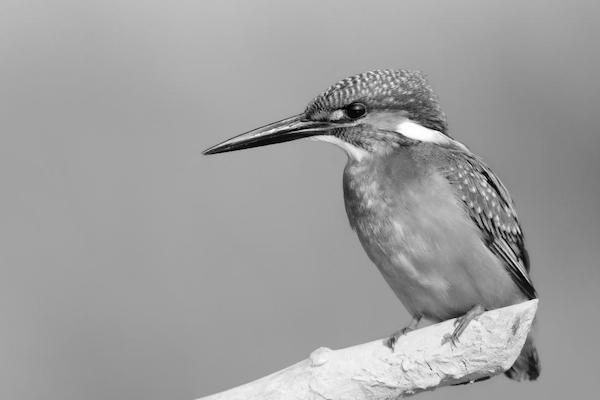
#> input picture data/images/kingfisher-gray.jpg, 600 x 400 px
$ jupyter execute --allow-errors 01-image-processing-basics-solutions.ipynb   (shell and % lines are left out)
#> lines starting #> are read from the running program, lines starting #| are printed output that depends on the picture
# **Digital image processing – Basics**

In this notebook, we will learn how to handle images in Python using the OpenCV and PIL packages.
We will also learn how to read, create and modify images using these libraries.

## **Exercises**
* [Exercise 1](#exercise1)
* [Exercise 2](#exercise2)
* [Exercise 3](#exercise3)
* [Exercise 4](#exercise4)
* [Exercise 5](#exercise5)
* [Exercise 6](#exercise6)

---

## **Preparations**

Let's begin with the usual preparatory steps...

[cell 1]
import numpy as np
import matplotlib.pyplot as plt
import cv2 as cv
import PIL

# Jupyter / IPython configuration:
# Automatically reload modules when modified

# Enable vectorized output (for nicer plots)

# Inline backend configuration

# Enable this line if you want to use the interactive widgets
# It requires the ipympl package to be installed.
#%matplotlib widget

import sys
sys.path.insert(0, "../")
#> (the rest of this cell did not finish here and is left out)

---

<a id='exercise1'></a>

## **&#9734;  Exercise 1 – Image representation**
We have learned already that a digital (grayscale) image is represented as a 2D array of pixel values. In this exercise, we will learn how to load an image and how to access the pixel values using OpenCV the library to load the image. OpenCV is a powerful library for image processing and computer vision, focused on real-time tasks. It is written in C++ but it has Python bindings.

The (planar) image is a 2D array of intensity values in case of a grayscale image (height $h$ times width $w$ number of pixels = number of values), or a 3D array of pixel color values in case of a color image (number of values = 3x number of pixels for an RGB 3-channel image). The suitable data structure to represent such data in Python is a numpy array. As a matter of fact, most (if not all) image processing libraries in Python use numpy arrays to represent images, or at least provide a way to convert their internal image representation to a numpy array. This makes the transition (or mixing) of different image processing libraries quite convenient.

To visualize an image, we can use the [`imshow()`](https://matplotlib.org/stable/api/_as_gen/matplotlib.pyplot.imshow.html) function from matplotlib.

### Instructions:

* Read the image "../data/images/kingfisher-gray.jpg" (use the function `cv.imread()`, see [here](https://docs.opencv.org/4.x/db/deb/tutorial_display_image.html) for an example)
* Study the returned array: What is its shape? What is the data type?
* Display the image using [`plt.imshow()`](https://matplotlib.org/stable/api/_as_gen/matplotlib.pyplot.imshow.html). Hint: You need to set the argument `cmap="gray"`
* Read out the pixel value at position (100, 100)
* Select a region of interest (ROI), starting at pixel (75, 200) with a width of 200 and height of 100 pixels

#> (a cell that did not finish here is left out)

[cell 3]
######################
###    SOLUTION    ###
######################

# cv.IMREAD_GRAYSCALE: Load the image in grayscale
gray = cv.imread("../data/images/kingfisher-gray.jpg",
                 cv.IMREAD_GRAYSCALE)
#> gray is the input picture: shape (400, 600); min 0, max 255, mean 158.9
print("Height, width:", gray.shape)
#| Height, width: (400, 600)
print("Data type:    ", gray.dtype)
#| Data type:     uint8

# Display the image
plt.imshow(gray, cmap="gray")
plt.show()

print("Pixel gray[100,100]", gray[100, 100])
#| Pixel gray[100,100] 164

# Crop the image and display it
# (Depending on the context, it may be better to copy the cropped image)
gray_cropped = gray[75:175, 200:400].copy()
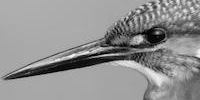
#> gray_cropped: shape (100, 200); min 0, max 250, mean 144.9
plt.imshow(gray_cropped, cmap="gray")
plt.show()

#### `plt.imshow()` and normalization

Note that `plt.imshow()` automatically scales the pixel of the image so that
values such that the minimum value is displayed as black and the maximum value is displayed
This is often convenient, but it can be misleading if you want to compare images
with different scales. To disable this behavior, you can use the vmin and vmax arguments
as shown below.

The normalization is only applied to grayscale images. Color images will not be affected.

**Keep this in mind when visualizing grayscale images with Matplotlib!**

[cell 4]
# Comparison between automatic scaling and manual scaling for
# a
_, ax = plt.subplots(1, 3, figsize=(11, 5))
ax[0].imshow(gray[200:250, 400:450], cmap="gray")
ax[0].set_title("Automatic normalization\n(default, increased contrast)")
ax[0].axis("off")
ax[1].imshow(gray[200:250, 400:450], cmap="gray", vmin=0, vmax=255)
ax[1].set_title("Without normalization\n(true intensity values)")
ax[1].axis("off")
ax[2].imshow(gray[200:250, 400:450], cmap="gray", vmin=50, vmax=180)
ax[2].set_title("With manual normalization\n(user-adjusted clipping)")
ax[2].axis("off");
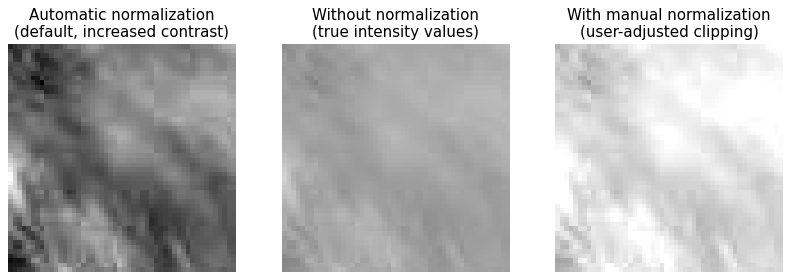
#> figure drawn by matplotlib, 3 panels

---

<a id='exercise1'></a>

## **&#9734;  Exercise 2 – Digitalization**

Just like time-based data, digital images are represented as arrays of numbers. The digitalization/discretization process is very similar and involves two steps:
1. Sampling: the continuous image is sampled at regular intervals to obtain a grid of pixels.
2. Quantization: the continuous pixel values are quantized to a finite number of levels.

The result is a 2D array of numbers, where each number represents the intensity (or color) of a pixel.

### Instructions:

* Explain the main difference(s) between the sampling of continuous-time signals and the spatial sampling of images.
* Use the image from the previous exercise
* Study the effect of quantization: What happens when you reduce the number of bits?
  * Have a look at the function: quantize(image, nbits). Understand how it works.
     Note: NumPy does not have built-in data types for n-bit images, so we use 8-bit
     arrays - but we can still simulate n-bit quantization by rounding the values.
  * Use the function `quantize()` to (artificially) create images with a lower image depth
* Study the effect of spatial sampling: What happens when you reduce the number of pixels?
  * Progressively subsample the image by a factor of two: `gray[::2, ::2]`
  * Reflect: What to expect with this type of subsampling, besides getting a lower resolution?

[cell 5]
def quantize(image, nbits):
    """Method 1:
    Quantize an image to a lower number of bits. The image must be
    in uint8 format. The number of bits must be between 1 and 8.
    The function works for an arbitrary number of channels.
    """
    assert image.dtype == np.uint8, "Image must be uint8"
    assert nbits > 0 and nbits <= 8, "Invalid number of bits"

    # Create equally sized bins for the 256 levels (per channel).
    # np.digitize(img, bins) returns the bin index for each pixel
    # value, where bins is an array of bin edges: [bins[i], bins[i+1])
    # Note that the first bin with index 0 is [-infinity, bins[0]),
    # and the next bin with index 1 is [bins[0], bins[1]). As the
    # first bin is irrelevant in our case, we need to subtract 1
    # from the returned bin indices (to start from 0).
    #
    # Examples for the bins, depending on the number of bits:
    #   - nbits=8, bins=[0,1,2,...,256]
    #   - nbits=2, bins=[0,64,128,192,256]
    #   - nbits=1, bins=[0,128,256]
    bins = np.arange(0, 256+1, 256 // 2**nbits)
    ret = np.digitize(image, bins) - 1
    # ret is now an array of bin indices, with the reduced number
    # of levels. However, we still store the image in uint8 format,
    # so we need to multiply the bin indices with the bin width.
    ret *= (256 // 2**nbits)
    return ret.astype(np.uint8)


# def quantize(image, nbits):
#     """Method 2:
#     Equivalent to the previous function, but using a more efficient
#     bitwise operation. The function works for an arbitrary number of
#     channels."""
#     assert image.dtype == np.uint8, "Image must be uint8"
#     assert nbits > 0 and nbits <= 8, "Invalid number of bits"
#     return ((image >> (8 - nbits))) << (8 - nbits)

[cell 6]
######################
###    EXERCISE    ###
######################

# Differences between temporal and spatial sampling?

# Convert to n-bit image
print("Effect of quantization")
print("######################")
nbits = [8, 6, 4, 3, 2, 1]
fig, axes = plt.subplots(2, len(nbits)//2, figsize=(9, 6))
for i, nbit in enumerate(nbits):
    gray_quantized = ...
    ...


# Sub-sample the original image
print("Effect of spatial sampling")
print("##########################")
fig, axes = plt.subplots(2, len(nbits)//2, figsize=(9, 6))
gray_sub = gray.copy()
for i in range(1,6):
    gray_sub = ...
    ...

[cell 7]
######################
###    SOLUTION    ###
######################

# Differences between temporal and spatial sampling?
# - Temporal sampling: Sampling the signal at different time points,
#                      The input signal s(t) is a function of time.
# - Spatial sampling:  Sampling the signal at different spatial locations
#                      The input signal s(x,y) is a function of space (x,y)
#                      We sample in two dimensions (x,y) instead of one (t)

# Use the image from exercise
print("Height, width:       ", gray.shape)
#| Height, width:        (400, 600)
print("Data type:           ", gray.dtype)
#| Data type:            uint8
print("Pixel at [100,100]:  ", gray[100, 100])
#| Pixel at [100,100]:   164
print()

# Convert to n-bit image
print("Effect of quantization")
print("######################")
nbits = [8, 6, 4, 3, 2, 1]
fig, axes = plt.subplots(2, len(nbits)//2, figsize=(9, 6))
for i, nbit in enumerate(nbits):
    gray_quantized = quantize(gray, nbit)
    axes[i//3, i%3].imshow(gray_quantized, cmap="gray")
    axes[i//3, i%3].set_title(f"{nbit}-bit ({2**nbit} levels)")
plt.show()
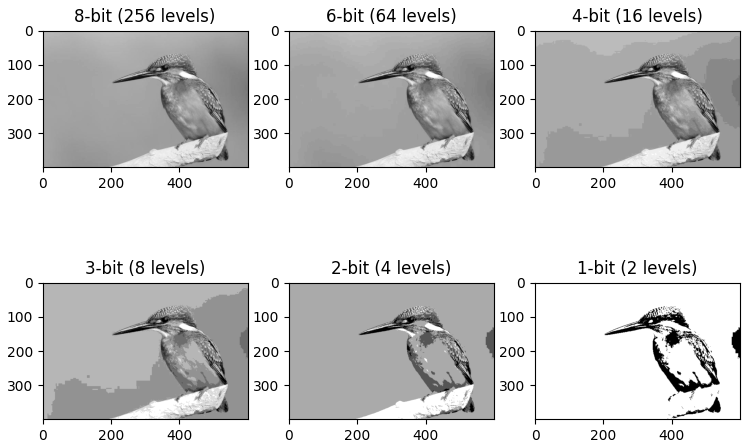
#> figure drawn by matplotlib, 6 panels


# Sub-sample the original image
print("Effect of spatial sampling")
print("##########################")
fig, axes = plt.subplots(2, len(nbits)//2, figsize=(9, 6))
gray_sub = gray.copy()
axes[0, 0].imshow(gray, cmap="gray")
axes[0, 0].set_title(f"Original")
for i in range(1,6):
    gray_sub = gray_sub[::2, ::2]
    axes[i//3, i%3].imshow(gray_sub, cmap="gray")
    axes[i//3, i%3].set_title(f"subsampled {2**i}x")
#> this loop made 5 passes
#> pass 1, `gray_sub = gray_sub[::2, ::2]`:
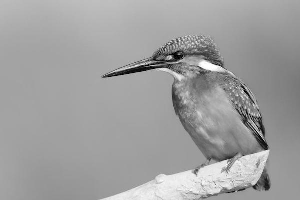
#> gray_sub: shape (200, 300); min 0, max 255, mean 158.9
#> pass 2, `gray_sub = gray_sub[::2, ::2]`:
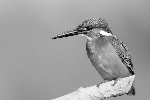
#> gray_sub: shape (100, 150); min 0, max 255, mean 158.9
#> pass 3, `gray_sub = gray_sub[::2, ::2]`:
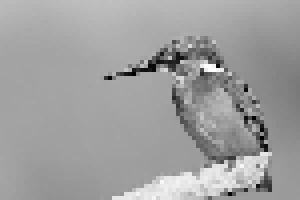
#> gray_sub: shape (50, 75) (shown 4 times larger); min 0, max 255, mean 158.6

# Important note: this type of subsampling may cause aliasing effects!
# It is better to use proper anti-aliasing filters (=low-pass filters)
# when sub-sampling.
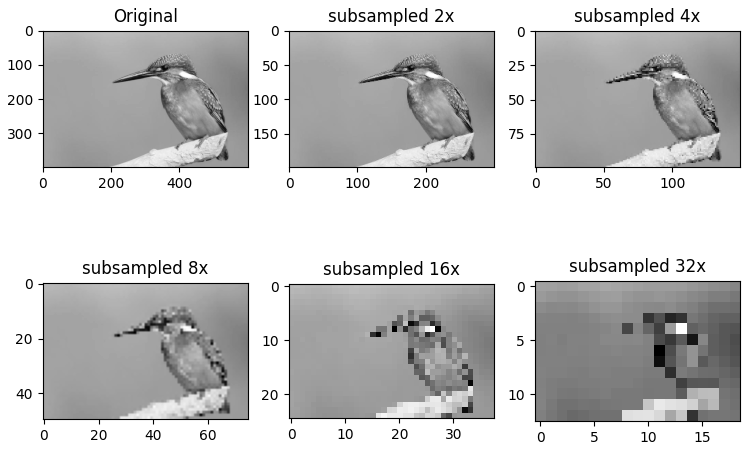
#> figure drawn by matplotlib, 6 panels

---

<a id='exercise3'></a>

## **&#9734;  Exercise 3 – Color representation**

Gray is dull! Let's use more color in the next exercise. We again read in the same image, but this time in color. Let's try it!

[cell 8]
color = cv.imread("../data/images/kingfisher.jpg")
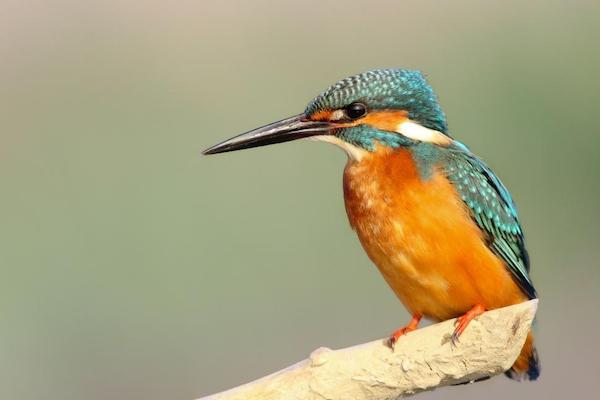
#> input picture data/images/kingfisher.jpg, 600 x 400 px
#> color is the input picture: shape (400, 600, 3); mean B, G, R 125.8, 161.1, 167.2
# A convenient function to display an image directly in the notebook
#> (the rest of this cell did not finish here and is left out)

The image is in fact a color image: The image is now represented using 3 channels. But the colors in the image look strange. The reason for this is that OpenCV reads the image in **BGR format**, while matplotlib expects **RGB format**. Shuffling the channels will fix the issue:

[cell 9]
color_bgr = color.copy()
color_rgb = color_bgr[..., ::-1]
#> (the rest of this cell did not finish here and is left out)

### Instructions
* Examine the image shape and depth
* Print the pixel value at (100,100)
* Crop the image to the region (125:300, 300:600) and display the cropped image.
* Convert the image to an 8-bit grayscale image. Implement at least two conversion methods (hint: see lecture slides)
* Use the function [`cv.cvtColor(image, cv.COLOR_RGB2GRAY)`](https://docs.opencv.org/3.4/d8/d01/group__imgproc__color__conversions.html) to convert the image to grayscale.
* Optional task: Use again the quantize function to quantize color images.

[cell 10]
######################
###    EXERCISE    ###
######################

print("Height, width, channels:", ...)
print("Data type:              ", ...)
print("Pixel at [100,100]:     ", ...)
print()

# Crop the image
color_cropped = ...
#> (the rest of this cell did not finish here and is left out)

[cell 11]
######################
###    SOLUTION    ###
######################

print("Height, width, channels:", color.shape)
#| Height, width, channels: (400, 600, 3)
print("Data type:              ", color.dtype)
#| Data type:               uint8
print("Pixel at [100,100]:     ", color[100, 100])
#| Pixel at [100,100]:      [136 167 168]
print()

# Crop the image
color_cropped = color_rgb[75:175, 200:400].copy()
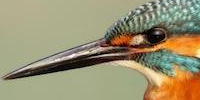
#> color_cropped: shape (100, 200, 3); mean R, G, B 154.5, 146.1, 114.1
#> (the rest of this cell did not finish here and is left out)

**Observations**: The RGB color space is not perceptually uniform, which means that the Euclidean distance between two colors does not correspond to the perceived difference between the colors. This is why quantization in RGB space may not give the best results.

### Digression: Pillow, color bands an dithering

Pillow (PIL) is a powerful alternative to OpenCV for image processing. It has a more user-friendly API and provides more advanced image processing functions. We will use it here and there in this course for specific tasks.

Many things can be done fairly easily with the Pillow library. For instance, it comes with its own quantization function [`PIL.Image.quantize()`](https://pillow.readthedocs.io/en/stable/reference/Image.html#PIL.Image.Image.quantize), and we can even dither the image to improve the perceived quality of the quantized image. The result looks naturally better than

Dithering is a technique to reduce the quantization artifacts by deliberately adding noise to the image. The noise is typically correlated with the quantization error, which helps to distribute the error more evenly. The result is a more visually pleasing image with less banding artifacts.

In the following, we quantize the image without and with dithering. Notice the colorbands in the quantized image without dithering.

The quantized images look more natural with Pillow (compared to our first approach), not just because of dithering, but also because Pillow uses a different technique for color quantization (k-means clustering) than the simple binning we used before.

[cell 12]
# Convert the image from numpy to Pillow. Easy!
color_pil = PIL.Image.fromarray(color_rgb)

# Quantize without dithering
ncolors = [256, 128, 64, 32, 16, 8]
images = []
for i, ncols in enumerate(ncolors):
    img = color_pil.quantize(colors=ncols,
                             method=PIL.Image.Quantize.MAXCOVERAGE,
                             kmeans=1, )
    images.append(img.convert("RGB"))
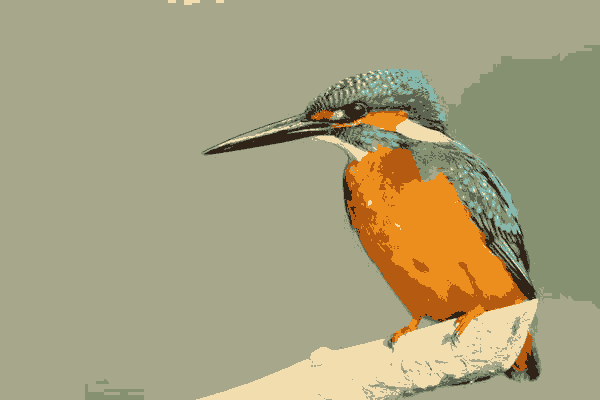
#> img: PIL image 600x400 P; mean R, G, B 167.2, 161.1, 125.7
#> after the loop, images = 6 items
#> (the rest of the program and of its run is left out)
